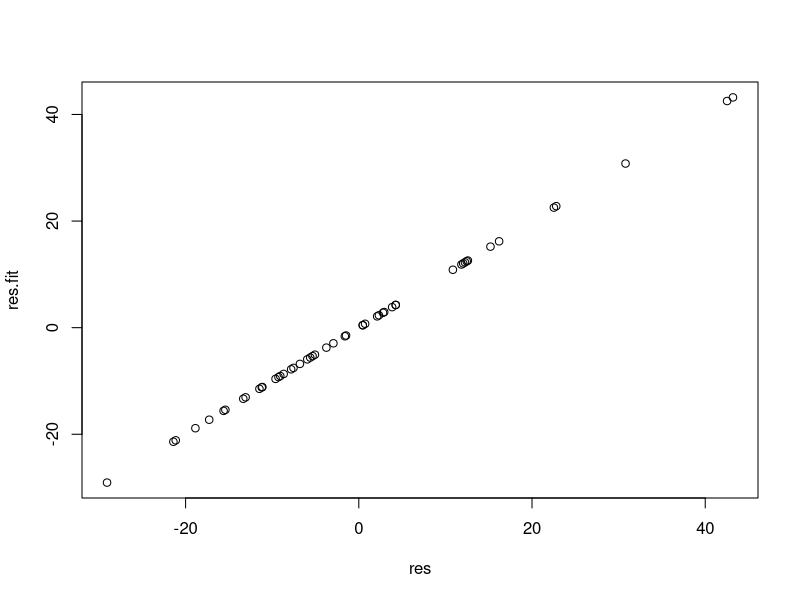
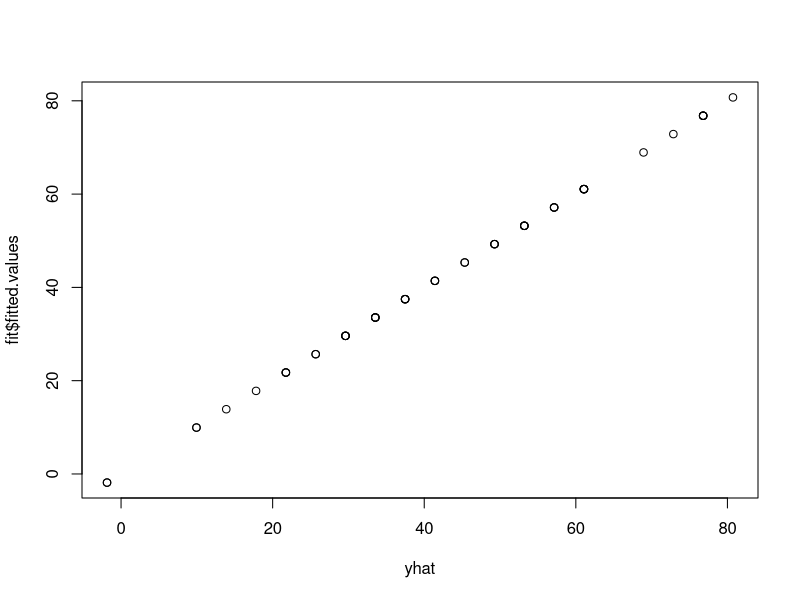

These figures' R source, in order: (Note: this script raises an error after producing the figures.)
data(cars)
str(cars)

fit=lm(dist~speed,data=cars)
summary(fit)

##beta.hat calculation

X=model.matrix(fit) #design matrix X
Y=data.matrix(cars[,2])

beta.hat=solve(t(X)%*% X)%*%t(X)%*%Y ##beta.hat vector

##residuals = (I-H)Y

H=X%*%solve(t(X)%*%X)%*%t(X)
I=diag(50)

res = (I-H)%*%Y
res.fit=fit$residuals
plot(res,res.fit)

##sigma.squared(s2) = (e'e/n-p)

s2=t(res)%*%res/(50-2)

##yhat vaules

yhat = X%*%beta.hat
plot(yhat,fit$fitted.values)

##studentized residuals

ri.fit = rstudent(fit)

ri = rep(0,50)
for(i in 1:50){
  ri[i]=(s2^-0.5*(res[i]/sqrt(1-q[i]))) ##q = leverage or diagonal of H
  }

plot(ri,ri.fit)

##standard error (sek) for k=1,2

z=solve(t(X)%*%X)

##k=1
se1 = sqrt(s2*z[1,1]) ##standard error for intercept
##k=2
se2 = sqrt(s2*z[2,2]) ##standard error for slope

##p-values for beta.k; k=1,2

## t-value = |beta.k|/se.k
t1 = beta.hat[1]/se1
t2 = beta.hat[2]/se2

p1 = 2*pt(-abs(t1),df=48) 
p2 = 2*pt(-abs(t2),df=48)

##R-squared = 1 - (SSE/SST)

#sse
sse = t(res)%*%res

#sst
one = rep(1,50)
sst = t((Y - mean(Y)*one))%*%(Y - mean(Y)*one)

r.squared = 1 - sse/sst


